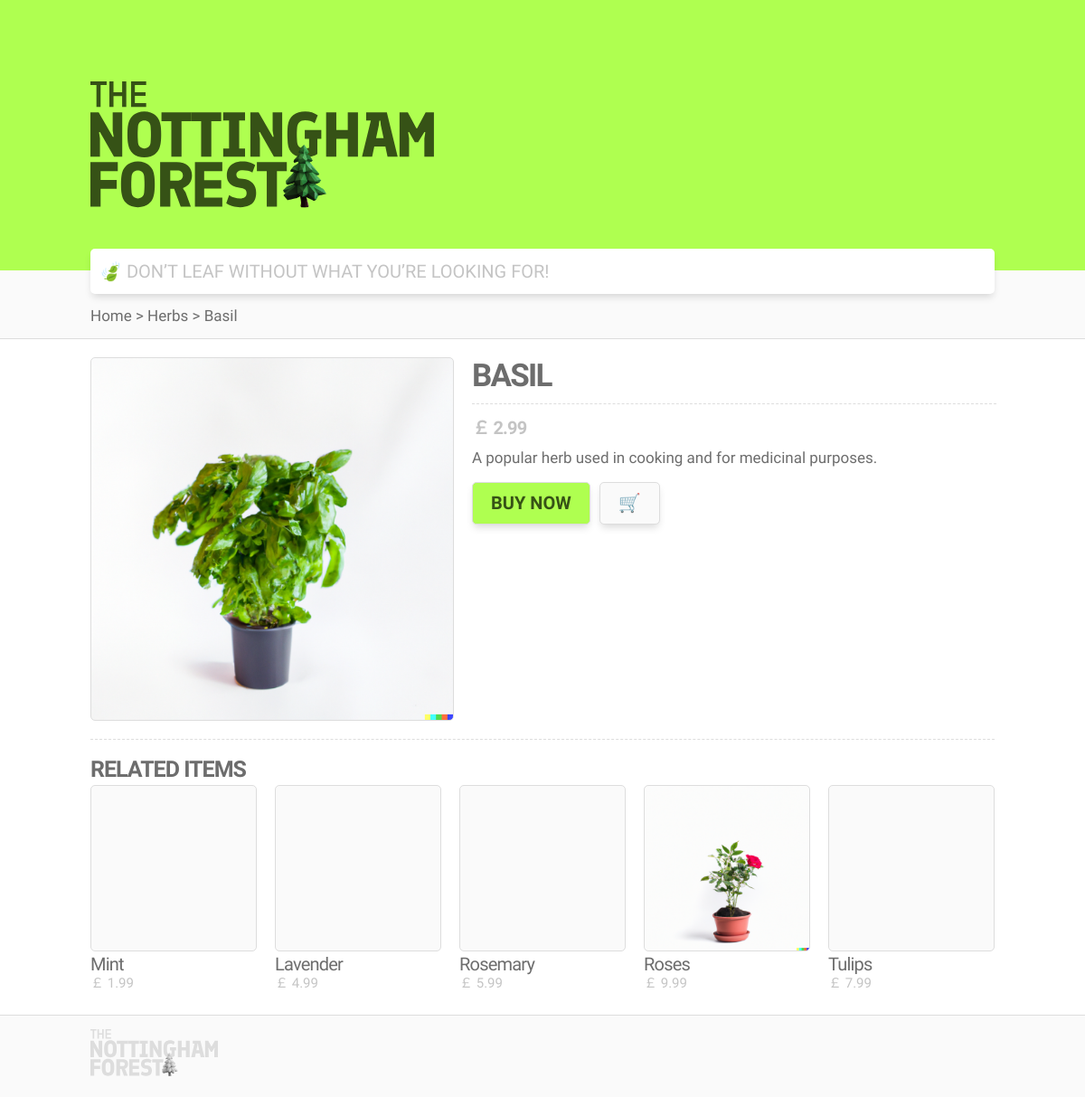
Page /product.php?pid=1 on the committed database.
### tables this page shows
CREATE TABLE products (
  product_id INT NOT NULL AUTO_INCREMENT,
  product_name VARCHAR(255) NOT NULL,
  category_id INT(11) NOT NULL,
  description TEXT,
  price DECIMAL(10, 2) NOT NULL,
  image_url VARCHAR(255),
  PRIMARY KEY (product_id),
  FOREIGN KEY (category_id) REFERENCES categories(category_id)
);

CREATE TABLE categories (
  category_id INT(11) NOT NULL AUTO_INCREMENT,
  category_name VARCHAR(255) NOT NULL,
  PRIMARY KEY (category_id)
);

### product.php (the view, shortened to what this page needs)
<!DOCTYPE html>
<html lang="en-GB">
	<head>
		<link href="images/global.css" rel="stylesheet">
		<link href="images/product.css" rel="stylesheet">
	</head>
	<body>
		<div class="min-100vh">
			<?php
				$con = mysqli_connect("localhost", "root", "", "nottingham_forest");
				$pid = $_GET['pid'];
			?>
			<header class="header header--big">
				<div class="container container--header">
					<a href="./index.php" class="logo logo--big hover hover--opacity-08">
						<img src="images/logo.svg" class="logo__img logo--big__img" alt="Logo">
					</a>
				</div>
			</header>
			<div class="navigation">
				<div class="container container--navigation">
					<?php
						$nav_results = mysqli_query($con, "
							SELECT products.product_id, categories.category_name, products.product_name
							FROM products
							JOIN categories ON products.category_id = categories.category_id
							WHERE products.product_id = $pid;
						");
						$product = mysqli_fetch_array($nav_results);
						echo "<p class='nav-text'>Home > $product[1] > $product[2]</p>";
					?>
				</div>
			</div>
			<div class="container container--search">
				<form action="./search.php" method="get">
					<input
						type="text"
						name="search"
						class="search-bar"
						placeholder="🍃 DON’T LEAF WITHOUT WHAT YOU’RE LOOKING FOR!"
					>
				</form>
			</div>
			<div class="container container--main">
				<div class="container container--product">
					<?php
						$results = mysqli_query($con, "SELECT * FROM products WHERE products.product_id = $pid;");
						$product = mysqli_fetch_array($results);
						$product_name = $product['product_name'];
						$price = $product['price'];
						$image_url = $product['image_url'];
						$description = $product['description'];
						echo <<< EOT
							<div class="product-photo" style="background-image: url('$image_url');"></div>
							<div class="product-info">
								<h1 class="product-info__title">$product_name</h1>
								<h3 class="product-info__price">￡ $price</h3>
								<p class="product-info__p">$description</p>
								<div class="product-info__button-area">
									<form>
										<button class="button button--buy hover hover--opacity-08" type="button">Buy Now</button>
										<button class="button button--cart hover hover--opacity-08" type="button">🛒</button>
									</form>
								</div>
							</div>
						EOT;
					?>
				</div>
				<h2 class="title--content">Related Items</h2>
				<div class="content-block gridview">
					<?php
						$query = "SELECT products.product_id, products.product_name, products.price, products.image_url
						FROM products
						INNER JOIN product_trait_values ptv ON products.product_id = ptv.product_id
						INNER JOIN product_trait_values ptv2 ON ptv.trait_id = ptv2.trait_id AND ptv.value = ptv2.value
						WHERE products.product_id <> $pid
						AND ptv2.product_id = $pid
						GROUP BY products.product_id
						ORDER BY COUNT(*) DESC
						LIMIT 5;";
						$results = mysqli_query($con, $query);
						while($product = mysqli_fetch_array($results)) {
							$product_id = $product['product_id'];
							$product_name = $product['product_name'];
							$price = $product['price'];
							$image_url = $product['image_url'];
							echo <<< PRODUCT
								<div class="grid-child hover hover--opacity-08">
									<a class="link" href="./product.php?pid=$product_id">
										<div class="grid-child__img" style="background-image: url('$image_url');"></div>
										<div class="grid-child__info">
											<h3 class="grid-child__title">$product_name</h3>
											<p class="grid-child__price">￡ $price</p>
										</div>
									</a>
								</div>
							PRODUCT;
						}
					?>
				</div>
			</div>
		</div>
		<footer class="footer">
			<div class="container container--footer">
				<a href="./index.php" class="logo logo--footer hover hover--opacity-08">
					<img src="images/logo_grey.svg" class="logo__img logo--footer__img" alt="Logo">
				</a>
			</div>
		</footer>
	</body>
</html>

### images/global.css (style rules this page uses)
html { font-family: 'Finlandica', sans-serif; color: var(--grey-dark); }
body { padding: 0 20px; margin: 0; }
h1 { letter-spacing: -1.8px; font-weight: 600; font-size: 45px; }
h2 { letter-spacing: -1px; font-weight: 600; font-size: 25px; }
h3 { letter-spacing: -0.8px; font-weight: 600; font-size: 20px; }
p { font-size: 15px; }
a { color: var(--grey-dark); text-decoration: none; }
.container { vertical-align: top; white-space: nowrap; max-width: 1000px; margin: 0 auto; }
.container--main { padding-bottom: 20px; font-size: 0; }
.container--header { padding-top: 90px; height: 210px; }
.container--search { margin-bottom: 50px; margin-top: -25px; }
.container--footer { padding: 15px 20px 25px; height: 50px; }
.hover { transition-duration: 0.5s; }
.min-100vh { min-height: 100vh; }
.header { background: var(--green-light); margin: 0 -20px; padding: 0 20px; }
.logo { display: inline-block; cursor: pointer; height: auto; }
.logo--big__img { height: calc(135px * 1.04); margin-bottom: calc(-135px * 0.04); }
.logo--footer__img { height: calc(50px * 1.04); margin-bottom: calc(-50px * 0.04); }
.search-bar { font-family: 'Finlandica', sans-serif; font-weight: 400; font-size: 20px; width: calc(100% - 20px); height: 50px; padding: 0 10px; border-radius: 5px; border-width: 0; box-shadow: 0 5px 8px -2px rgba(0, 0, 0, 0.15); background: white; -webkit-appearance: none; }
.search-bar::placeholder { color: var(--grey-light); }
.search-bar { outline: none; }
.title--content { text-transform: uppercase; line-height: 35px; margin: -35px 0 0; }
.gridview { margin-right: -20px; flex-wrap: wrap; display: flex; }
.grid-child { display: inline-block; margin-right: 20px; max-width: 300px; min-width: 150px; flex: 1 1 0px; }
.grid-child__img { border: 1px solid var(--border-light); border-radius: 5px; height: calc(var(--grid-child-width-1) - 2px); background: var(--background-light); background-repeat: no-repeat; background-position: center; background-size: cover; }
.grid-child__title { text-overflow: ellipsis; white-space: nowrap; overflow: hidden; line-height: 28px; font-weight: 500; margin: 0; }
.grid-child__price { color: var(--grey-light); line-height: 15px; margin: 0 0 7px 0; }
.footer { border-top: 1px solid var(--border-light); background: var(--background-light); margin: 0 -20px; }

### images/product.css (style rules this page uses)
.navigation { border-bottom: 1px solid var(--border-light); background: var(--background-light); margin: -1px -20px -100px; padding: 25px 20px 0; }
.nav-text { line-height: 50px; font-size: 17px; margin: 0; }
.container--search { margin-bottom: 70px; }
.container--product { border-bottom: 1px dashed var(--border-light); padding-bottom: 20px; margin: 20px 0 50px; }
.product-photo { border: 1px solid var(--border-light); border-radius: 5px; height: calc((100vw - 40px) * 0.4); width: calc((100vw - 40px) * 0.4); max-height: calc(1000px * 0.4); max-width: calc(1000px * 0.4); background: var(--background-light); background-repeat: no-repeat; background-position: center; background-size: cover; display: inline-block; vertical-align: top; margin-right: 20px; }
.product-info { width: calc((100vw - 40px) * 0.6 - 20px); max-width: calc(1000px * 0.6 - 20px); display: inline-block; vertical-align: top; }
.product-info__title { border-bottom: 1px dashed var(--border-light); text-transform: uppercase; word-wrap: break-word; white-space: normal; padding-bottom: 10px; margin: 0 0 10px; font-size: 35px; }
.product-info__price { color: var(--grey-light); margin: 10px 0; }
.product-info__p { margin-top: 10px; word-wrap: break-word; white-space: normal; font-size: 17px; }
.button { box-shadow: 0 5px 8px -2px rgba(0, 0, 0, 0.15); border: 1px solid var(--border-light); background-color: white; border-radius: 5px; font-family: 'Finlandica', sans-serif; line-height: 25px; font-weight: 600; font-size: 20px; text-transform: uppercase; padding: 10px 20px; cursor: pointer; }
.button--buy { background: var(--green-light); color: var(--green-dark); margin-right: 10px; }
.button--cart { background: var(--background-light); }

### images/var.css (style rules this page uses)
:root { --green-light: #AFFF50; --green-dark: #365216; --grey-light: #C4C4C4; --grey-dark: #6D6D6D; --background-light: #FAFAFA; --border-light: #DDDDDD; --grid-child-width-1: 184px; }

### rows in the picture
products: category.category_name "Herbs", product_name "Basil", image_url (picture), product_name "BASIL", price "2.99", description "A popular herb used in cooking and for medicinal purposes."
products: product_name "Mint", price "1.99"
products: product_name "Lavender", price "4.99"
products: product_name "Rosemary", price "5.99"
products: image_url (picture), product_name "Roses", price "9.99"
products: product_name "Tulips", price "7.99"
